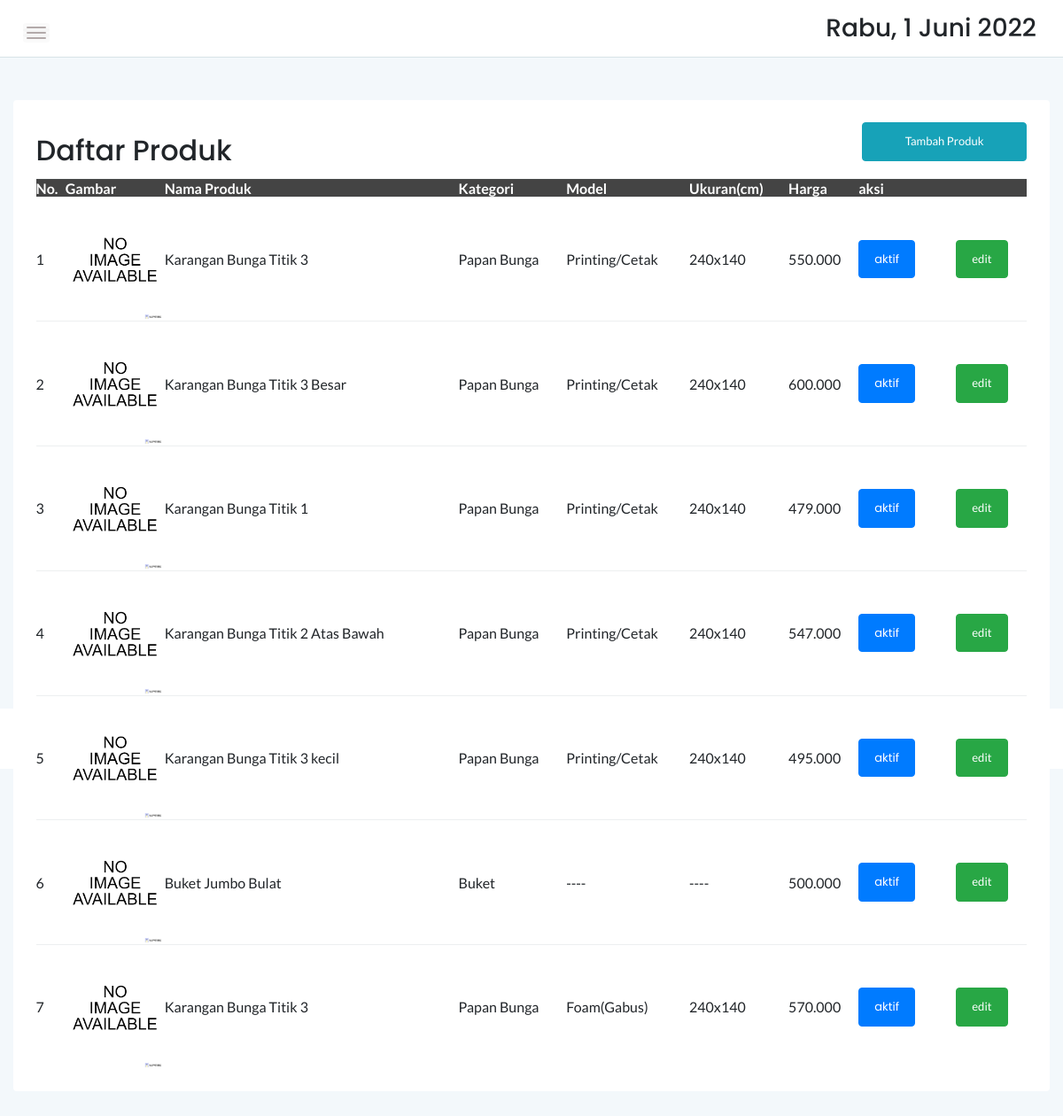
The app's page /admin/produk.php with its own data.
### tables this page shows
CREATE TABLE `barang` (
  `id_Barang` int(11) NOT NULL,
  `nama` varchar(255) NOT NULL,
  `jenis` varchar(255) NOT NULL,
  `model` varchar(255) DEFAULT NULL,
  `ukuran` varchar(255) DEFAULT NULL,
  `harga` int(11) NOT NULL,
  `gambar` varchar(255) DEFAULT NULL,
  `status` int(11) DEFAULT '1'
);

### admin/assets/PHP/load-product.php (called while the page is built)
<?php
    require 'connection.php';
    $queryBarang = mysqli_query($conn,"SELECT * FROM barang");
    $listBarang = [];
    while ($barang = mysqli_fetch_assoc($queryBarang)) {
        $listBarang[] = $barang;
    }
?>

### admin/produk.php (the view, shortened to what this page needs)
<?php
    require "assets/PHP/load-product.php";
?>
<doctype html>
<html class="no-js" lang="en">
<head>
    <link rel="stylesheet" href="assets/css/bootstrap.min.css">
    <link rel="stylesheet" href="assets/css/font-awesome.min.css">
    <link rel="stylesheet" href="assets/css/themify-icons.css">
    <link rel="stylesheet" href="assets/css/metisMenu.css">
    <link rel="stylesheet" href="assets/css/owl.carousel.min.css">
    <link rel="stylesheet" href="assets/css/slicknav.min.css">
    <link rel="stylesheet" href="https://www.amcharts.com/lib/3/plugins/export/export.css" type="text/css" media="all" />
	<link rel="stylesheet" type="text/css" href="https://cdn.datatables.net/1.10.20/css/jquery.dataTables.min.css">
    <link rel="stylesheet" type="text/css" href="https://cdn.datatables.net/1.10.20/css/jquery.dataTables.css">
    <link rel="stylesheet" type="text/css" href="https://cdn.datatables.net/1.10.20/css/dataTables.bootstrap4.min.css">
    <link rel="stylesheet" type="text/css" href="https://cdn.datatables.net/responsive/2.2.3/css/responsive.bootstrap.min.css">
    <link rel="stylesheet" type="text/css" href="https://cdn.datatables.net/responsive/2.2.3/css/responsive.jqueryui.min.css">
	<link rel="stylesheet" type="text/css" href="https://cdn.datatables.net/buttons/1.5.2/css/buttons.dataTables.min.css">
    <link rel="stylesheet" href="assets/css/typography.css">
    <link rel="stylesheet" href="assets/css/default-css.css">
    <link rel="stylesheet" href="assets/css/styles.css">
    <link rel="stylesheet" href="assets/css/responsive.css">
</head>
<body>
    <div class="page-container">
        <div class="main-content">
            <div class="header-area">
                <div class="row align-items-center">
                    <div class="col-md-6 col-sm-8 clearfix">
                        <div class="nav-btn pull-left">
                            <span></span>
                            <span></span>
                            <span></span>
                        </div>
                    </div>
                    <div class="col-md-6 col-sm-4 clearfix">
                        <ul class="notification-area pull-right">
                            <li><h3><div class="date">
						</b></div></h3>
						</li>
                        </ul>
                    </div>
                </div>
            </div>
            <div class="main-content-inner">
                <div class="row mt-5 mb-5">
                    <div class="col-12">
                        <div class="card">
                            <div class="card-body">
                                <div class="d-sm-flex justify-content-between align-items-center">
									<h2>Daftar Produk</h2>
									<button style="margin-bottom:20px" id="btnModalTambah" data-toggle="modal" data-target="#modalTambahBarang" class="btn btn-info col-md-2" onclick="resetFormTambahBarang()">Tambah Produk</button>
                                </div>
                                    <div class="data-tables datatable-dark">
										 <table id="dataTable3" class="display" style="width:100%"><thead class="thead-dark">
											<tr>
												<th>No.</th>
												<th>Gambar</th>
												<th>Nama Produk</th>
												<th>Kategori</th>
												<th>Model</th>
												<th>Ukuran(cm)</th>
												<th>Harga</th>
												<th>aksi</th>
											</tr></thead>
											<tbody>
                                                <?php $i=1; foreach($listBarang as $barang): ?>
                                                    <tr class="konten-table">
                                                        <td><?= $i ?></td>
                                                        <td width='10%'><img src="../Asset/img/barang/<?= $barang['gambar'] ?>" alt="<?= $barang['nama'] ?>"></td>
                                                        <td><?= $barang['nama'] ?></td>
                                                        <td><?= $barang['jenis'] ?></td>
                                                        <?php if($barang['jenis'] == 'Papan Bunga'): ?>
                                                            <td><?= $barang['model'] ?></td>
                                                            <td><?= $barang['ukuran'] ?></td>
                                                        <?php else: ?>
                                                            <td> ---- </td>
                                                            <td> ---- </td>
                                                        <?php endif; ?>
                                                        <td><?= number_format($barang['harga'],0,',','.') ?></td>
                                                        <?php if($barang['status'] == 0): ?>
                                                            <td width="17%">
                                                                <div class="row justify-content-arround">
                                                                    <div class="col">
                                                                        <a href="assets/PHP/rubah-status-barang.php?id=<?= $barang['id_Barang'] ?>" class="d-flex justify-content-start btn-rubah" >
                                                                            <button type="button" class="btn btn-warning" name="btn-rubah-status">non-aktif</button>
                                                                        </a>
                                                                    </div>
                                                                    <div class="col">
                                                                        <button type="button" class="btn btn-success"  onclick="getDataBarang(<?= $barang['id_Barang'] ?>)" data-toggle="modal" data-target="#modalEditBarang">edit</button>
                                                                    </div>
                                                                </div>
                                                            </td>
                                                            <?php else: ?>
                                                                <td width="17%">
                                                                    <div class="row justify-content-arround">
                                                                        <div class="col">
                                                                            <a href="assets/PHP/rubah-status-barang.php?id=<?= $barang['id_Barang'] ?>" class="d-flex justify-content-start btn-rubah" onclick="return confirm('Apakah Anda Yakin Menonaktifkan Item?')">
                                                                                <button type="button" class="btn btn-primary" name="btn-rubah-status">aktif</button>
                                                                            </a>
                                                                        </div>
                                                                        <div class="col">
                                                                            <button type="button" class="btn btn-success"  onclick="getDataBarang(<?= $barang['id_Barang'] ?>)" data-toggle="modal" data-target="#modalEditBarang">edit</button>
                                                                        </div>
                                                                </div>
                                                            </td>
                                                        <?php endif; ?>
                                                    </tr>
                                                <?php $i++;endforeach; ?>
											</tbody>
										</table>
                                    </div>
								 </div>
                            </div>
                        </div>
                    </div>
                </div>
            </div>
        </div>
        <footer>
            <div class="footer-area">
                <p>By Richard's Lab</p>
            </div>
        </footer>
</body>
</html>

### admin/assets/css/typography.css (style rules this page uses)
body { font-size: 14px; font-family: 'Lato', sans-serif; }
h1, h2, h3, h4, h5, h6 { margin: 0; font-family: 'Poppins', sans-serif; }
p { font-family: 'Lato', sans-serif; font-size: 15px; line-height: 26px; color: #444; margin-bottom: 0; }
a, a:visited { text-decoration: none; transition: all 0.3s ease-in-out; -webkit-transition: all 0.3s ease-in-out; -moz-transition: all 0.3s ease-in-out; -o-transition: all 0.3s ease-in-out; outline: 0; font-family: 'Poppins', sans-serif; }
ul, ol { margin-bottom: 0px; margin-top: 0px; padding: 0; }
ul { margin: 0; list-style-type: none; }
button { cursor: pointer; outline: none!important; letter-spacing: 0; }

### admin/assets/css/default-css.css (style rules this page uses)
* { margin: 0; padding: 0; box-sizing: border-box; }
*, *:before, *:after { -moz-box-sizing: border-box; -webkit-box-sizing: border-box; box-sizing: border-box; }
html { -webkit-font-smoothing: antialiased; }
body { background: #fff; font-weight: normal; -webkit-font-smoothing: antialiased; -webkit-text-size-adjust: 100%; }
img { max-width: 100%; height: auto; }
:root { --primary-color: #4336FB; }

### admin/assets/css/styles.css (style rules this page uses)
.page-container { width: 100%; height: 100%; min-height: 100vh; padding-left: 280px; -webkit-transition: padding-left 0.3s ease 0s; transition: padding-left 0.3s ease 0s; }
.card { border: none; border-radius: 4px; background-color: #fff; -webkit-transition: all 0.3s ease 0s; transition: all 0.3s ease 0s; }
.card-body { padding: 25.6px; padding: 1.6rem; }
.main-content { width: 100%; background: #F3F8FB; }
.main-content-inner { padding: 0 30px 50px; }
.header-area { padding: 15px 30px; background: #fff; border-bottom: 1px solid #d8e3e7; }
.nav-btn { margin-right: 30px; margin-top: 10px; cursor: pointer; }
.nav-btn span { display: block; width: 22px; height: 2px; background: #b3aaaa; margin: 4px 0; border-radius: 15px; -webkit-transition: all 0.3s ease 0s; transition: all 0.3s ease 0s; box-shadow: 0 0 0 4px rgba(99, 96, 96, 0.03); }
.notification-area { -webkit-user-select: none; -moz-user-select: none; -ms-user-select: none; user-select: none; position: relative; z-index: 1; }
.notification-area li { display: inline-block; margin-left: 20px; cursor: pointer; -webkit-user-select: none; -moz-user-select: none; -ms-user-select: none; user-select: none; }
.footer-area { text-align: center; padding: 23px 0 19px; background: #fff; }
.footer-area p { color: #676666; margin-bottom: 0; }
.btn { padding: 11px 17px; font-size: 13px; letter-spacing: 0; }
table tr th { border-bottom: none; }
table tr th, table tr td { border-top: 1px solid rgba(120, 130, 140, 0.13) !important; }
.datatable-dark thead { background: #444; color: #fff; }

### admin/assets/css/responsive.css (style rules this page uses)
@media (min-width: 1200px) and (max-width: 1364px) { .main-content-inner { padding: 0 15px 50px; } }
@media (min-width: 1200px) and (max-width: 1364px) { .page-container, .sbar_collapsed.page-container { padding-left: 0; } }

### records on screen
barang: gambar (picture), nama "Karangan Bunga Titik 3", jenis "Papan Bunga", model "Printing/Cetak", ukuran "240x140", harga "550.000"
barang: gambar (picture), nama "Karangan Bunga Titik 3 Besar", jenis "Papan Bunga", model "Printing/Cetak", ukuran "240x140", harga "600.000"
barang: gambar (picture), nama "Karangan Bunga Titik 1", jenis "Papan Bunga", model "Printing/Cetak", ukuran "240x140", harga "479.000"
barang: gambar (picture), nama "Karangan Bunga Titik 2 Atas Bawah", jenis "Papan Bunga", model "Printing/Cetak", ukuran "240x140", harga "547.000"
barang: gambar (picture), nama "Karangan Bunga Titik 3 kecil", jenis "Papan Bunga", model "Printing/Cetak", ukuran "240x140", harga "495.000"
barang: gambar (picture), nama "Buket Jumbo Bulat", jenis "Buket", harga "500.000"
barang: gambar (picture), nama "Karangan Bunga Titik 3", jenis "Papan Bunga", model "Foam(Gabus)", ukuran "240x140", harga "570.000"
